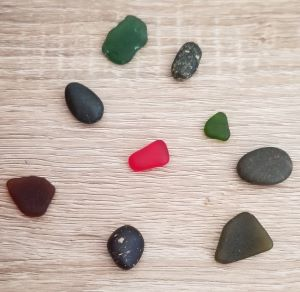
%> input picture Lecture 10/rocks.jpg, 300 x 292 px
$ octave lec10.m   (GNU Octave 9; MATLAB toolbox functions it lacks are replaced by stand-ins)
%> lines starting %> are read from the running program, lines starting %| are printed output that depends on the picture; in (x1, y1, x2, y2) boxes, pixels count from 0 and x2, y2 are one past the last pixel; in counts of white or black regions, pixels touching at a corner belong together; the program's own positions count from 1
% % %  ***********************************************************
% % %  ***********************************************************
% % %   Filtering an image using different kernels
% % %   Lecture 10, September 27, 2021
% % %  ***********************************************************
% % %  ***********************************************************
clc
clear
close all

im = imread('rocks.jpg');       % Read an image
%> im is the input picture: size 292x300x3 uint8; mean R, G, B 194.4, 179.1, 170.3
figure,imshow(im);              % Plot an image

imGray = rgb2gray(im);          % Convert image to gray
imGray = im2double(imGray);     % Changes the unit8 to double
%> imGray: size 292x300 double
figure, imshow(imGray);

H = fspecial('average');                        % Create a constructor for avg filter
imAve = imfilter(imGray,H);                     % Filter the img using your constructor
figure, imshowpair(imGray, imAve,'montage');

imGaus = imgaussfilt(imGray,4);                 % MATLAB recommends this function instead of imfilter when you want to do Gaussian filter
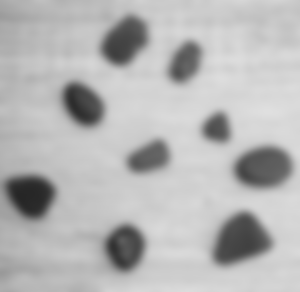
%> imGaus: size 292x300 double; min 0.15, max 0.877, mean 0.716
figure, imshowpair(imGray, imGaus,'montage');

%% Edge detection
bw1 = edge(imGray, 'sobel');            % Find the edges using your choice of filter
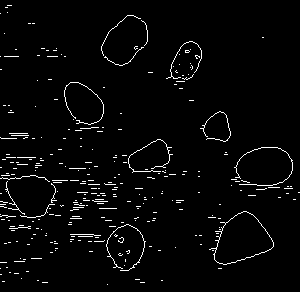
%> bw1: size 292x300 logical; 2.9% white in thin lines or dots
bw2 = edge(imGaus, 'sobel');
%> bw2: size 292x300 logical; 1.2% white in thin lines or dots, all inside (x1, y1, x2, y2) = (6, 16, 293, 271)
figure,
subplot(1,2,1), imshow(bw1)
title('w/o blurring')
subplot(1,2,2), imshow(bw2)
title('w blurring')
%% Dilating and Detecting the boundaries
se90 = strel('line', 2, 90);            % Create vertical structure: type,length,direction
se0 = strel('line', 3, 0);              % Create horizontal structure: type,length,direction
bwDilated = imdilate(bw2, [se90 se0]);  % Dilate img using se0 and se90
%> bwDilated: size 292x300 logical; 4.7% white; 9 white regions, largest, box (x1, y1, x2, y2) and area: (212, 211, 274, 266) 595, (234, 145, 294, 189) 530, (100, 15, 149, 67) 504
figure, imshowpair(bw2,bwDilated,'montage'),
title('Dilated image');

[B,L] = bwboundaries(bwDilated,'Noholes');  % Find the contour/boundaries in img
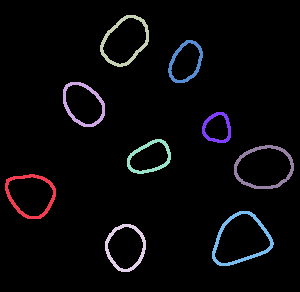
%> L: size 292x300 double; 10 distinct labels, from 0 to 9; one colour per label, 0 black
%> B = 9 boundaries; largest, box (x1, y1, x2, y2) and points: (212, 211, 274, 266) 161, (234, 145, 294, 189) 152, (5, 174, 56, 219) 138, (100, 15, 149, 67) 135, (63, 82, 105, 127) 123
boundary = B{1};
%> boundary = 138 rows, first 12: [184 6; 183 7; 182 7; 181 7; 180 7; 180 8; 179 9; 179 10; 178 11; 178 12; 178 13; 177 14]
figure, imshow(bwDilated); hold on,
plot(boundary(:,2),boundary(:,1),'g','LineWidth',3);

%% Sharpenning an image
im = imread('shell.jpg');       % Read an image
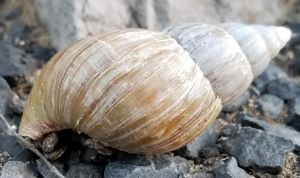
%> input picture Lecture 10/shell.jpg, 300 x 178 px
%> im is the input picture: size 178x300x3 uint8; mean R, G, B 144.9, 140.8, 135.4
imGray = rgb2gray(im);          % Convert image to gray
%> imGray: size 178x300 uint8
imGray = im2double(imGray);     % Changes the unit8 to double
%> imGray: size 178x300 double
imSharpen = imsharpen(imGray);  % Unsharp masking
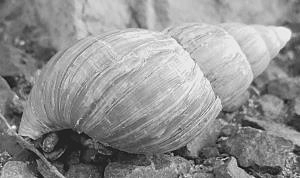
%> imSharpen: size 178x300 double; min -0.184, max 1.11, mean 0.554; drawn with min black and max white

figure, subplot(1,2,1), imshow(imGray), title('Original image')
subplot(1,2,2), imshow(imSharpen), title('Sharpen image')

imGaus = imgaussfilt(imGray);       % Guassian filtering
%> imGaus: size 178x300 double
imEdge = imGray - imGaus;
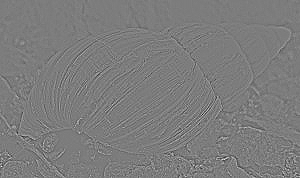
%> imEdge: size 178x300 double; min -0.126, max 0.132, mean 1.53e-16; drawn with min black and max white
imSharpen2 = 2*imGray + 3*imEdge;   % Or simply write: imSharpen2 = 5*imgray - 3*imGauss
figure, imshowpair(imGray, imSharpen2, 'montage')
%> after `imshowpair(imGray, imSharpen2, 'montage')`:
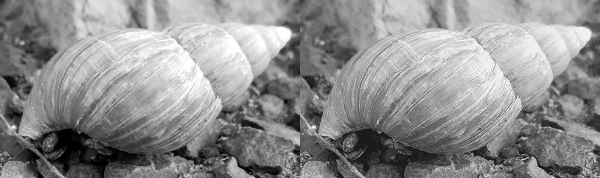
%> displayed picture: size 178x600, on the screen's scale of 0 to 255; min 0, max 255, mean 143
